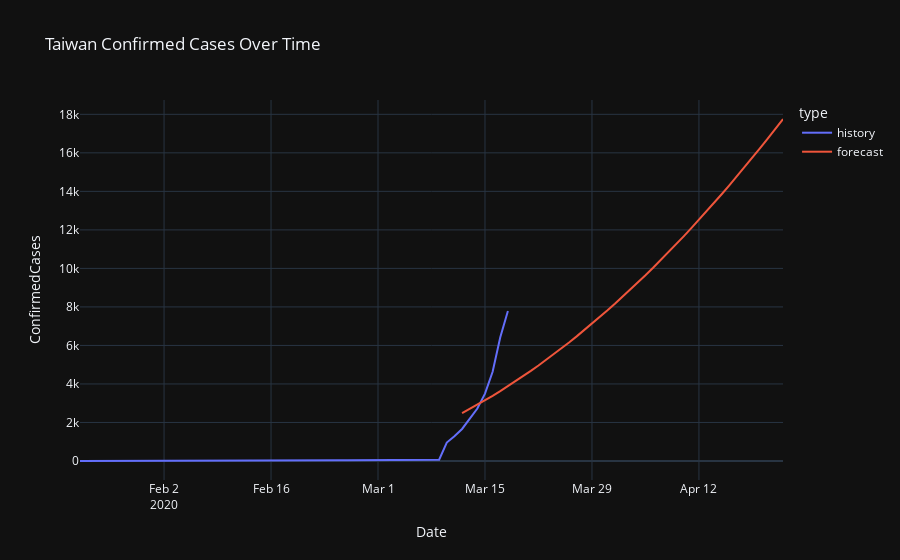

Notebook cell for this chart:
### Code cell
fig.show()

### Figure 1 — Plotly figure (JSON) as saved in the notebook; plotly's stock layout.template omitted (floating-point values rounded to 4 significant figures)
{"data": [{"hoverlabel": {"namelength": 0}, "hovertemplate": "type=history<br>Date=%{x}<br>ConfirmedCases=%{y}", "legendgroup": "history", "line": {"color": "#636efa", "dash": "solid"}, "mode": "lines", "name": "history", "showlegend": true, "type": "scatter", "x": ["2020-01-22", "2020-01-23", "2020-01-24", "2020-01-25", "2020-01-26", "2020-01-27", "2020-01-28", "2020-01-29", "2020-01-30", "2020-01-31", "2020-02-01", "2020-02-02", "2020-02-03", "2020-02-04", "2020-02-05", "2020-02-06", "2020-02-07", "2020-02-08", "2020-02-09", "2020-02-10", "2020-02-11", "2020-02-12", "2020-02-13", "2020-02-14", "2020-02-15", "2020-02-16", "2020-02-17", "2020-02-18", "2020-02-19", "2020-02-20", "2020-02-21", "2020-02-22", "2020-02-23", "2020-02-24", "2020-02-25", "2020-02-26", "2020-02-27", "2020-02-28", "2020-02-29", "2020-03-01", "2020-03-02", "2020-03-03", "2020-03-04", "2020-03-05", "2020-03-06", "2020-03-07", "2020-03-08", "2020-03-09", "2020-03-10", "2020-03-11", "2020-03-12", "2020-03-13", "2020-03-14", "2020-03-15", "2020-03-16", "2020-03-17", "2020-03-18"], "xaxis": "x", "y": [0, 0, 0, 0, 0, 0, 0, 0, 0, 0, 0, 0, 0, 0, 0, 0, 0, 0, 0, 0, 0, 0, 0, 0, 0, 0, 0, 0, 0, 0, 0, 0, 0, 36, 36, 42, 42, 44, 44, 44, 45, 45, 45, 45, 45, 66, 66, 66, 959, 1281, 1663, 2179, 2727, 3499, 4632, 6421, 7786], "yaxis": "y"}, {"hoverlabel": {"namelength": 0}, "hovertemplate": "type=forecast<br>Date=%{x}<br>ConfirmedCases=%{y}", "legendgroup": "forecast", "line": {"color": "#EF553B", "dash": "solid"}, "mode": "lines", "name": "forecast", "showlegend": true, "type": "scatter", "x": ["2020-03-12", "2020-03-13", "2020-03-14", "2020-03-15", "2020-03-16", "2020-03-17", "2020-03-18", "2020-03-19", "2020-03-20", "2020-03-21", "2020-03-22", "2020-03-23", "2020-03-24", "2020-03-25", "2020-03-26", "2020-03-27", "2020-03-28", "2020-03-29", "2020-03-30", "2020-03-31", "2020-04-01", "2020-04-02", "2020-04-03", "2020-04-04", "2020-04-05", "2020-04-06", "2020-04-07", "2020-04-08", "2020-04-09", "2020-04-10", "2020-04-11", "2020-04-12", "2020-04-13", "2020-04-14", "2020-04-15", "2020-04-16", "2020-04-17", "2020-04-18", "2020-04-19", "2020-04-20", "2020-04-21", "2020-04-22", "2020-04-23"], "xaxis": "x", "y": [2482.0, 2697.0, 2919.0, 3149.0, 3386.0, 3630.0, 3882.0, 4140.0, 4406.0, 4679.0, 4960.0, 5248.0, 5542.0, 5845.0, 6154.0, 6471.0, 6794.0, 7126.0, 7464.0, 7810.0, 8162.0, 8522.0, 8890.0, 9264.0, 9646.0, 10040.0, 10430.0, 10840.0, 11250.0, 11660.0, 12090.0, 12520.0, 12960.0, 13410.0, 13860.0, 14320.0, 14790.0, 15270.0, 15750.0, 16240.0, 16740.0, 17250.0, 17760.0], "yaxis": "y"}], "layout": {"legend": {"title": {"text": "type"}, "tracegroupgap": 0}, "title": {"text": "Taiwan Confirmed Cases Over Time"}, "xaxis": {"anchor": "y", "domain": [0, 1], "title": {"text": "Date"}}, "yaxis": {"anchor": "x", "domain": [0, 1], "title": {"text": "ConfirmedCases"}}}}
